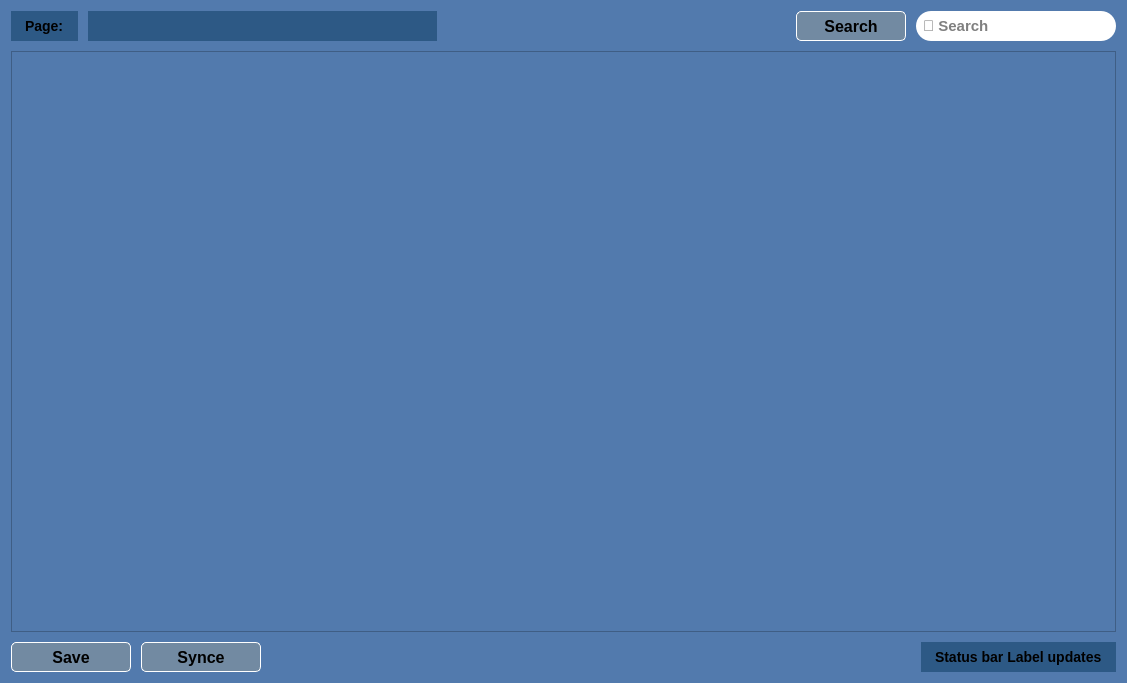
<?xml version="1.0" encoding="UTF-8"?>
<ui version="4.0">
 <class>CustomTableView</class>
 <widget class="QWidget" name="CustomTableView">
  <property name="geometry">
   <rect>
    <x>0</x>
    <y>0</y>
    <width>1127</width>
    <height>683</height>
   </rect>
  </property>
  <property name="windowTitle">
   <string>Form</string>
  </property>
  <property name="styleSheet">
   <string notr="true">background-color: #527aad;</string>
  </property>
  <layout class="QGridLayout" name="gridLayout_2">
   <property name="verticalSpacing">
    <number>10</number>
   </property>
   <item row="0" column="0">
    <layout class="QGridLayout" name="gridLayout">
     <property name="verticalSpacing">
      <number>10</number>
     </property>
     <item row="0" column="0">
      <layout class="QVBoxLayout" name="verticalLayout">
       <property name="spacing">
        <number>10</number>
       </property>
       <property name="bottomMargin">
        <number>0</number>
       </property>
       <item>
        <layout class="QHBoxLayout" name="horizontalLayout">
         <item>
          <widget class="QLabel" name="pageLabel">
           <property name="minimumSize">
            <size>
             <width>0</width>
             <height>30</height>
            </size>
           </property>
           <property name="maximumSize">
            <size>
             <width>16777215</width>
             <height>30</height>
            </size>
           </property>
           <property name="styleSheet">
            <string notr="true">padding-left: 10px;
padding-right: 10px;
font-size: 14px;
font-weight: bold;
background-color: #2d5985;</string>
           </property>
           <property name="text">
            <string>Page:</string>
           </property>
          </widget>
         </item>
         <item>
          <widget class="QLineEdit" name="pageTitleEditLine">
           <property name="minimumSize">
            <size>
             <width>0</width>
             <height>30</height>
            </size>
           </property>
           <property name="maximumSize">
            <size>
             <width>16777215</width>
             <height>30</height>
            </size>
           </property>
           <property name="font">
            <font>
             <family>Arial</family>
             <pointsize>-1</pointsize>
             <italic>true</italic>
             <bold>true</bold>
            </font>
           </property>
           <property name="styleSheet">
            <string notr="true">#pageTitleEditLine{
Background-color: #2d5985;
color: white;
font-size: 20px;
font-weight: bold;
}
#pageTitleEditLine:hover{
Background-color: #2d5985;

}</string>
           </property>
           <property name="frame">
            <bool>false</bool>
           </property>
          </widget>
         </item>
         <item>
          <spacer name="horizontalSpacer_2">
           <property name="orientation">
            <enum>Qt::Orientation::Horizontal</enum>
           </property>
           <property name="sizeHint" stdset="0">
            <size>
             <width>40</width>
             <height>20</height>
            </size>
           </property>
          </spacer>
         </item>
         <item>
          <widget class="QPushButton" name="searchBtn">
           <property name="minimumSize">
            <size>
             <width>110</width>
             <height>30</height>
            </size>
           </property>
           <property name="maximumSize">
            <size>
             <width>16777215</width>
             <height>30</height>
            </size>
           </property>
           <property name="styleSheet">
            <string notr="true">QPushButton {
background-color: #728aa2;
font-size: 16px;
font-weight: bold;
border-radius: 5px;
padding: 4px;
border: 1px solid white; 
}
QPushButton:hover{
background-color: #2d5985;
}</string>
           </property>
           <property name="text">
            <string>Search</string>
           </property>
          </widget>
         </item>
         <item>
          <widget class="QLineEdit" name="searchEditLine">
           <property name="minimumSize">
            <size>
             <width>0</width>
             <height>30</height>
            </size>
           </property>
           <property name="maximumSize">
            <size>
             <width>200</width>
             <height>30</height>
            </size>
           </property>
           <property name="styleSheet">
            <string notr="true">#searchEditLine{
Background-color: white;
color: black;
font-size: 15px;
font-weight: bold;
border-radius: 15px;
padding: 5px;
}
#searchEditLine:hover{
Background-color: white;
color: black;

}</string>
           </property>
           <property name="inputMask">
            <string/>
           </property>
           <property name="text">
            <string/>
           </property>
           <property name="placeholderText">
            <string>🔎 Search</string>
           </property>
          </widget>
         </item>
        </layout>
       </item>
       <item>
        <widget class="QTableView" name="tableView"/>
       </item>
       <item>
        <layout class="QHBoxLayout" name="horizontalLayout_2">
         <property name="bottomMargin">
          <number>0</number>
         </property>
         <item>
          <widget class="QPushButton" name="saveBtn">
           <property name="minimumSize">
            <size>
             <width>120</width>
             <height>30</height>
            </size>
           </property>
           <property name="maximumSize">
            <size>
             <width>16777215</width>
             <height>30</height>
            </size>
           </property>
           <property name="styleSheet">
            <string notr="true">QPushButton {
background-color: #728aa2;
font-size: 16px;
font-weight: bold;
border-radius: 5px;
padding: 4px;
border: 1px solid white; 
}
QPushButton:hover{
background-color: #2d5985;
}</string>
           </property>
           <property name="text">
            <string>Save</string>
           </property>
          </widget>
         </item>
         <item>
          <widget class="QPushButton" name="synceBtn">
           <property name="minimumSize">
            <size>
             <width>120</width>
             <height>30</height>
            </size>
           </property>
           <property name="maximumSize">
            <size>
             <width>16777215</width>
             <height>30</height>
            </size>
           </property>
           <property name="styleSheet">
            <string notr="true">QPushButton {
background-color: #728aa2;
font-size: 16px;
font-weight: bold;
border-radius: 5px;
padding: 4px;
border: 1px solid white; 
}
QPushButton:hover{
background-color: #2d5985;
}</string>
           </property>
           <property name="text">
            <string>Synce</string>
           </property>
          </widget>
         </item>
         <item>
          <spacer name="horizontalSpacer">
           <property name="orientation">
            <enum>Qt::Orientation::Horizontal</enum>
           </property>
           <property name="sizeHint" stdset="0">
            <size>
             <width>40</width>
             <height>20</height>
            </size>
           </property>
          </spacer>
         </item>
         <item>
          <widget class="QLabel" name="statusLabel">
           <property name="styleSheet">
            <string notr="true">padding-left: 10px;
padding-right: 10px;
font-size: 14px;
font-weight: bold;
background-color: #2d5985;</string>
           </property>
           <property name="text">
            <string>Status bar Label updates</string>
           </property>
          </widget>
         </item>
        </layout>
       </item>
      </layout>
     </item>
    </layout>
   </item>
  </layout>
 </widget>
 <resources/>
 <connections/>
</ui>
